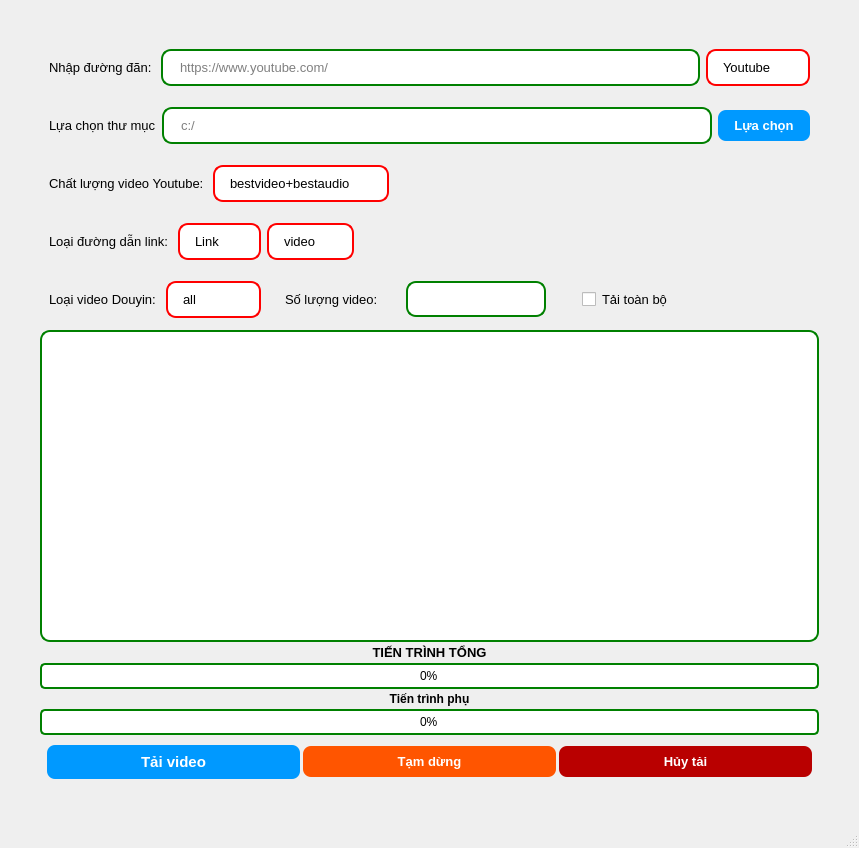
<?xml version="1.0" encoding="UTF-8"?>
<ui version="4.0">
 <class>MainWindow</class>
 <widget class="QMainWindow" name="MainWindow">
  <property name="geometry">
   <rect>
    <x>0</x>
    <y>0</y>
    <width>859</width>
    <height>848</height>
   </rect>
  </property>
  <property name="windowTitle">
   <string>MainWindow</string>
  </property>
  <property name="styleSheet">
   <string notr="true">QTextEdit {
    border: 2px solid green;
    border-radius: 10px;
    padding: 5px;
    background-color: white;
    selection-background-color: lightgray;
}

QTextEdit:focus {
    border: 2px solid #003366; /* Màu xanh đen */
}
QLineEdit {
    border: 2px solid green;
    border-radius: 10px;
    padding: 8px 15px;
    background-color: white;
    selection-background-color: lightgray;
}

QLineEdit:focus {
    border: 2px solid #003366; /* Màu xanh đen */
}

QPushButton {
    background-color: #0099FF; /* Màu xanh da trời */
    border: none;
    border-radius: 8px;
    padding: 8px 16px;
    color: white;
    font-weight: bold;
}

QPushButton:hover {
    background-color: #007ACC; /* Màu xanh đậm hơn khi hover */
}

QPushButton:pressed {
    background-color: #005F99; /* Màu xanh đậm hơn khi bấm */
}
QProgressBar {
                border: 2px solid #008000;  /* Viền xanh lá cây đậm */
                border-radius: 5px;
                background-color: white;
                text-align: center;
            }
            QProgressBar::chunk {
                background-color: #90EE90; /* Tiến trình xanh lá cây nhạt */
                width: 10px;
            }</string>
  </property>
  <widget class="QWidget" name="centralwidget">
   <layout class="QVBoxLayout" name="verticalLayout_2">
    <property name="leftMargin">
     <number>0</number>
    </property>
    <property name="topMargin">
     <number>0</number>
    </property>
    <property name="rightMargin">
     <number>0</number>
    </property>
    <property name="bottomMargin">
     <number>0</number>
    </property>
    <item>
     <widget class="QWidget" name="verticalWidget" native="true">
      <layout class="QVBoxLayout" name="verticalLayout">
       <property name="spacing">
        <number>3</number>
       </property>
       <property name="leftMargin">
        <number>40</number>
       </property>
       <property name="topMargin">
        <number>40</number>
       </property>
       <property name="rightMargin">
        <number>40</number>
       </property>
       <property name="bottomMargin">
        <number>40</number>
       </property>
       <item alignment="Qt::AlignTop">
        <widget class="QWidget" name="horizontalWidget_5" native="true">
         <property name="sizePolicy">
          <sizepolicy hsizetype="Preferred" vsizetype="Fixed">
           <horstretch>0</horstretch>
           <verstretch>0</verstretch>
          </sizepolicy>
         </property>
         <layout class="QHBoxLayout" name="horizontalLayout_6">
          <item>
           <widget class="QLabel" name="label">
            <property name="font">
             <font>
              <pointsize>10</pointsize>
             </font>
            </property>
            <property name="text">
             <string>Nhập đường đãn: </string>
            </property>
           </widget>
          </item>
          <item>
           <widget class="QLineEdit" name="txtUrl">
            <property name="font">
             <font>
              <pointsize>10</pointsize>
             </font>
            </property>
            <property name="placeholderText">
             <string>https://www.youtube.com/</string>
            </property>
           </widget>
          </item>
          <item>
           <widget class="QComboBox" name="cbbSocial">
            <property name="font">
             <font>
              <pointsize>10</pointsize>
             </font>
            </property>
            <property name="styleSheet">
             <string notr="true">
QComboBox {
    border: 2px solid red;
    border-radius: 10px;
    padding: 8px 15px;
    background-color: white;
    selection-background-color: redgray;
}

QComboBox:focus {
    border: 2px solid #003366; /* Xanh đen */
}

QComboBox::drop-down {
    border: none;
    width: 20px;
    background: transparent;
}

QComboBox::down-arrow {
    image: url(down_arrow.png); /* Đổi icon mũi tên nếu cần */
    width: 12px;
    height: 12px;
}

QComboBox QAbstractItemView {
    border: 1px solid #003366;
    selection-background-color: #0099FF; /* Xanh da trời khi chọn */
    background: white;
    border-radius: 5px;
}
</string>
            </property>
            <item>
             <property name="text">
              <string>Youtube</string>
             </property>
            </item>
            <item>
             <property name="text">
              <string>Douyin</string>
             </property>
            </item>
            <item>
             <property name="text">
              <string>Weibo</string>
             </property>
            </item>
            <item>
             <property name="text">
              <string>Tiktok</string>
             </property>
            </item>
           </widget>
          </item>
         </layout>
        </widget>
       </item>
       <item alignment="Qt::AlignTop">
        <widget class="QWidget" name="horizontalWidget_4" native="true">
         <property name="sizePolicy">
          <sizepolicy hsizetype="Preferred" vsizetype="Fixed">
           <horstretch>0</horstretch>
           <verstretch>0</verstretch>
          </sizepolicy>
         </property>
         <layout class="QHBoxLayout" name="horizontalLayout_5">
          <item>
           <widget class="QLabel" name="label_2">
            <property name="font">
             <font>
              <pointsize>10</pointsize>
             </font>
            </property>
            <property name="text">
             <string>Lựa chọn thư mục</string>
            </property>
           </widget>
          </item>
          <item>
           <widget class="QLineEdit" name="txtFolderSave">
            <property name="font">
             <font>
              <pointsize>10</pointsize>
             </font>
            </property>
            <property name="placeholderText">
             <string>c:/</string>
            </property>
           </widget>
          </item>
          <item>
           <widget class="QPushButton" name="btnSelectFolder">
            <property name="font">
             <font>
              <pointsize>10</pointsize>
              <weight>75</weight>
              <bold>true</bold>
             </font>
            </property>
            <property name="text">
             <string>Lựa chọn</string>
            </property>
           </widget>
          </item>
         </layout>
        </widget>
       </item>
       <item alignment="Qt::AlignLeft">
        <widget class="QWidget" name="horizontalWidget_3" native="true">
         <layout class="QHBoxLayout" name="horizontalLayout_4">
          <item>
           <widget class="QLabel" name="label_3">
            <property name="font">
             <font>
              <pointsize>10</pointsize>
             </font>
            </property>
            <property name="text">
             <string>Chất lượng video Youtube: </string>
            </property>
           </widget>
          </item>
          <item>
           <widget class="QComboBox" name="cbbQuatity">
            <property name="font">
             <font>
              <pointsize>10</pointsize>
             </font>
            </property>
            <property name="styleSheet">
             <string notr="true">
QComboBox {
    border: 2px solid red;
    border-radius: 10px;
    padding: 8px 15px;
    background-color: white;
    selection-background-color: lightgray;
}

QComboBox:focus {
    border: 2px solid #003366; /* Xanh đen */
}

QComboBox::drop-down {
    border: none;
    width: 20px;
    background: transparent;
}

QComboBox::down-arrow {
    image: url(down_arrow.png); /* Đổi icon mũi tên nếu cần */
    width: 12px;
    height: 12px;
}

QComboBox QAbstractItemView {
    border: 1px solid #003366;
    selection-background-color: #0099FF; /* Xanh da trời khi chọn */
    background: white;
    border-radius: 5px;
}
</string>
            </property>
            <item>
             <property name="text">
              <string>bestvideo+bestaudio</string>
             </property>
            </item>
            <item>
             <property name="text">
              <string>bestvideo</string>
             </property>
            </item>
            <item>
             <property name="text">
              <string>bestaudio</string>
             </property>
            </item>
            <item>
             <property name="text">
              <string>worstvideo</string>
             </property>
            </item>
            <item>
             <property name="text">
              <string>worstaudio</string>
             </property>
            </item>
           </widget>
          </item>
         </layout>
        </widget>
       </item>
       <item alignment="Qt::AlignLeft">
        <widget class="QWidget" name="horizontalWidget_2" native="true">
         <layout class="QHBoxLayout" name="horizontalLayout_3">
          <item>
           <widget class="QLabel" name="label_4">
            <property name="font">
             <font>
              <pointsize>10</pointsize>
             </font>
            </property>
            <property name="text">
             <string>Loại đường dẫn link: </string>
            </property>
           </widget>
          </item>
          <item>
           <widget class="QComboBox" name="cbbTypeLink">
            <property name="font">
             <font>
              <pointsize>10</pointsize>
             </font>
            </property>
            <property name="styleSheet">
             <string notr="true">
QComboBox {
    border: 2px solid red;
    border-radius: 10px;
    padding: 8px 15px;
    background-color: white;
    selection-background-color: lightgray;
}

QComboBox:focus {
    border: 2px solid #003366; /* Xanh đen */
}

QComboBox::drop-down {
    border: none;
    width: 20px;
    background: transparent;
}

QComboBox::down-arrow {
    image: url(down_arrow.png); /* Đổi icon mũi tên nếu cần */
    width: 12px;
    height: 12px;
}

QComboBox QAbstractItemView {
    border: 1px solid #003366;
    selection-background-color: #0099FF; /* Xanh da trời khi chọn */
    background: white;
    border-radius: 5px;
}
</string>
            </property>
            <item>
             <property name="text">
              <string>Link</string>
             </property>
            </item>
            <item>
             <property name="text">
              <string>User</string>
             </property>
            </item>
           </widget>
          </item>
          <item>
           <widget class="QComboBox" name="comboBox">
            <property name="font">
             <font>
              <pointsize>10</pointsize>
             </font>
            </property>
            <property name="styleSheet">
             <string notr="true">
QComboBox {
    border: 2px solid red;
    border-radius: 10px;
    padding: 8px 15px;
    background-color: white;
    selection-background-color: lightgray;
}

QComboBox:focus {
    border: 2px solid #003366; /* Xanh đen */
}

QComboBox::drop-down {
    border: none;
    width: 20px;
    background: transparent;
}

QComboBox::down-arrow {
    image: url(down_arrow.png); /* Đổi icon mũi tên nếu cần */
    width: 12px;
    height: 12px;
}

QComboBox QAbstractItemView {
    border: 1px solid #003366;
    selection-background-color: #0099FF; /* Xanh da trời khi chọn */
    background: white;
    border-radius: 5px;
}
</string>
            </property>
            <item>
             <property name="text">
              <string>video</string>
             </property>
            </item>
            <item>
             <property name="text">
              <string>short</string>
             </property>
            </item>
           </widget>
          </item>
         </layout>
        </widget>
       </item>
       <item alignment="Qt::AlignLeft">
        <widget class="QWidget" name="horizontalWidget" native="true">
         <layout class="QHBoxLayout" name="horizontalLayout">
          <item>
           <widget class="QLabel" name="label_5">
            <property name="font">
             <font>
              <pointsize>10</pointsize>
             </font>
            </property>
            <property name="text">
             <string>Loại video Douyin: </string>
            </property>
           </widget>
          </item>
          <item>
           <widget class="QComboBox" name="cbbTypeDownloadDouyin">
            <property name="font">
             <font>
              <pointsize>10</pointsize>
             </font>
            </property>
            <property name="styleSheet">
             <string notr="true">
QComboBox {
    border: 2px solid red;
    border-radius: 10px;
    padding: 8px 15px;
    background-color: white;
    selection-background-color: lightgray;
}

QComboBox:focus {
    border: 2px solid #003366; /* Xanh đen */
}

QComboBox::drop-down {
    border: none;
    width: 20px;
    background: transparent;
}

QComboBox::down-arrow {
    image: url(down_arrow.png); /* Đổi icon mũi tên nếu cần */
    width: 12px;
    height: 12px;
}

QComboBox QAbstractItemView {
    border: 1px solid #003366;
    selection-background-color: #0099FF; /* Xanh da trời khi chọn */
    background: white;
    border-radius: 5px;
}
</string>
            </property>
            <item>
             <property name="text">
              <string>all</string>
             </property>
            </item>
            <item>
             <property name="text">
              <string>video</string>
             </property>
            </item>
            <item>
             <property name="text">
              <string>picture</string>
             </property>
            </item>
           </widget>
          </item>
          <item>
           <widget class="QLabel" name="label_7">
            <property name="font">
             <font>
              <pointsize>10</pointsize>
             </font>
            </property>
            <property name="styleSheet">
             <string notr="true">margin: 1px 15px</string>
            </property>
            <property name="text">
             <string>Số lượng video: </string>
            </property>
           </widget>
          </item>
          <item>
           <widget class="QLineEdit" name="txtQuantity"/>
          </item>
          <item>
           <widget class="QCheckBox" name="cbAll">
            <property name="font">
             <font>
              <pointsize>10</pointsize>
             </font>
            </property>
            <property name="styleSheet">
             <string notr="true">margin: 1px 30px</string>
            </property>
            <property name="text">
             <string>Tải toàn bộ</string>
            </property>
           </widget>
          </item>
         </layout>
        </widget>
       </item>
       <item>
        <widget class="QTextEdit" name="txtLog"/>
       </item>
       <item>
        <widget class="QLabel" name="label_6">
         <property name="font">
          <font>
           <pointsize>10</pointsize>
           <weight>75</weight>
           <bold>true</bold>
          </font>
         </property>
         <property name="text">
          <string>TIẾN TRÌNH TỔNG</string>
         </property>
         <property name="alignment">
          <set>Qt::AlignCenter</set>
         </property>
        </widget>
       </item>
       <item>
        <widget class="QProgressBar" name="pbMain">
         <property name="value">
          <number>0</number>
         </property>
        </widget>
       </item>
       <item>
        <widget class="QLabel" name="lbChill">
         <property name="font">
          <font>
           <pointsize>9</pointsize>
           <weight>75</weight>
           <bold>true</bold>
          </font>
         </property>
         <property name="text">
          <string>Tiến trình phụ</string>
         </property>
         <property name="alignment">
          <set>Qt::AlignCenter</set>
         </property>
        </widget>
       </item>
       <item>
        <widget class="QProgressBar" name="pbChill">
         <property name="value">
          <number>0</number>
         </property>
        </widget>
       </item>
       <item>
        <layout class="QHBoxLayout" name="horizontalLayout_2">
         <property name="leftMargin">
          <number>7</number>
         </property>
         <property name="topMargin">
          <number>7</number>
         </property>
         <property name="rightMargin">
          <number>7</number>
         </property>
         <property name="bottomMargin">
          <number>7</number>
         </property>
         <item>
          <widget class="QPushButton" name="btnDownload">
           <property name="font">
            <font>
             <pointsize>11</pointsize>
             <weight>75</weight>
             <bold>true</bold>
            </font>
           </property>
           <property name="text">
            <string>Tải video</string>
           </property>
          </widget>
         </item>
         <item>
          <widget class="QPushButton" name="btnPause">
           <property name="font">
            <font>
             <pointsize>10</pointsize>
             <weight>75</weight>
             <bold>true</bold>
            </font>
           </property>
           <property name="styleSheet">
            <string notr="true">background-color: rgb(255, 85, 0);</string>
           </property>
           <property name="text">
            <string>Tạm dừng</string>
           </property>
          </widget>
         </item>
         <item>
          <widget class="QPushButton" name="btnStop">
           <property name="font">
            <font>
             <pointsize>10</pointsize>
             <weight>75</weight>
             <bold>true</bold>
            </font>
           </property>
           <property name="styleSheet">
            <string notr="true">background-color: rgb(185, 0, 0);</string>
           </property>
           <property name="text">
            <string>Hủy tải</string>
           </property>
          </widget>
         </item>
        </layout>
       </item>
      </layout>
     </widget>
    </item>
   </layout>
  </widget>
  <widget class="QStatusBar" name="statusbar"/>
 </widget>
 <resources/>
 <connections/>
</ui>
